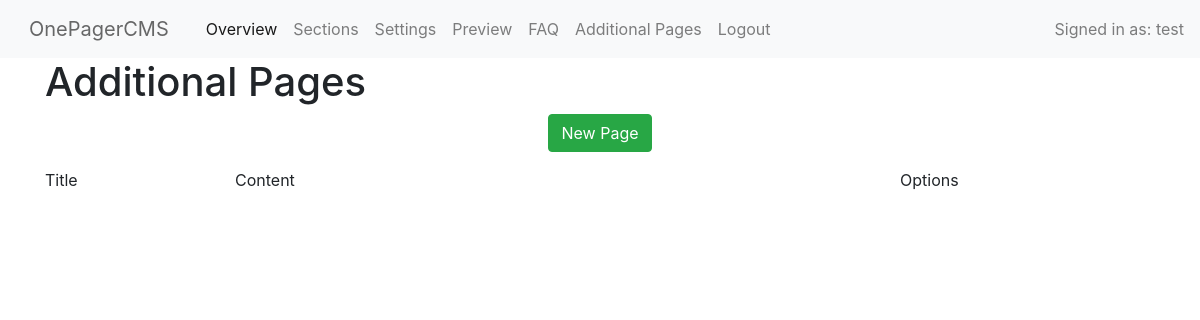
Before: /core/additionalPages.php (signed in) with the older database file.
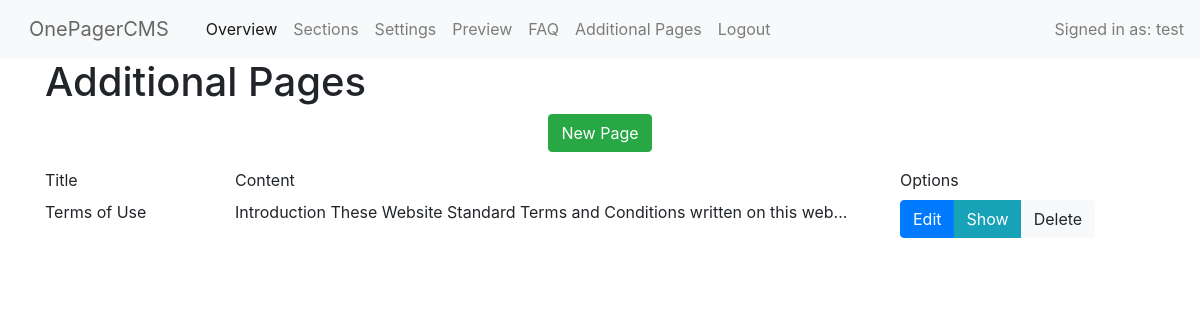
After: the same page with the newer database file.
### tables this page shows
CREATE TABLE additionalPages
(
    id int PRIMARY KEY,
    title VARCHAR(40),
    content TEXT,
    showInFooter boolean
);

### database/connect.php (called while the page is built, shortened)
<?php
$datenbank = "../database/SQLiteDatabase.db";
?>

### database/SQLAdditionalPagesActions.php (called while the page is built, shortened)
<?php
class SQLAdditionalPagesActions
{
    public function getAllAdditionalPages()
    {
        include '../database/connect.php';
        try {
            $pages = $db->prepare('select * from additionalPages ORDER BY title');
            $pages->execute();
            $all = $pages->fetchAll();
            return $all;
        } catch (Exception $exception) {
            echo 'Something went wrong: ' . $exception->getMessage();
        }
    }
}

### core/additionalPages.php (the view)
<!DOCTYPE html>
<html>
<?php require_once "../core/inc/head.php";
include_once "../database/SQLAdditionalPagesActions.php";
$pagesActions = new SQLAdditionalPagesActions();
$allPages = $pagesActions->getAllAdditionalPages();
?>
<body>
<?php
include_once "../core/inc/header.php" ?>
<div class="container">
    <h1>Additional Pages</h1>
    <div class="row mb-3">
        <div class="col text-center">
            <a class="btn btn-success" href="../misc/additionalpage.php?action=New" role="button">New Page</a>
        </div>
    </div>
    <div class="row">
        <div class="col-2">
            <label>Title</label>
        </div>
        <div class="col">
            <label>Content</label>
        </div>
        <div class="col-3">
            <label>Options</label>
        </div>
    </div>
    <?php
    for ($i = 0; sizeof($allPages) > $i; $i++) {
        echo '
  <div class="row">
    <div class="col-2">
    ' . $allPages[$i][1] . '
    </div>
    <div class="col">
      ' . mb_strimwidth(strip_tags($allPages[$i][2]), 0, 80, '...') . '
    </div>
    <div class="col-3">
<div class="btn-group">
      <a href="../misc/additionalpage.php?id=' . $allPages[$i][0] . '&action=Edit" class="btn btn-primary" role="button">Edit</a>
            <a href="../pages/additionalpage.php?id=' . $allPages[$i][0] . '" class="btn btn-info" role="button">Show</a>
      <a href="../misc/additionalpage.php?id=' . $allPages[$i][0] . '&action=Delete" class="btn btn-light" role="button">Delete</a>
</div>
    </div>
  </div>
    ';
    } ?>
</div>
</body>
</html>

### core/inc/head.php (shortened to what this page needs)
<?php
echo '
<head>
    <title>OP-CMS</title>
    <meta name="viewport" content="width=device-width, initial-scale=1.0">
    <meta charset="utf-8">
    <link rel="stylesheet" href="https://stackpath.bootstrapcdn.com/bootstrap/4.3.1/css/bootstrap.min.css">
    <link rel="stylesheet" href="https://use.fontawesome.com/releases/v5.8.2/css/all.css">
</head>
    <script src="https://code.jquery.com/jquery-3.3.1.slim.min.js"></script>
    <script src="https://cdnjs.cloudflare.com/ajax/libs/popper.js/1.14.7/umd/popper.min.js"></script>
    <script src="https://stackpath.bootstrapcdn.com/bootstrap/4.3.1/js/bootstrap.min.js"></script>
<script>$(function () {
  $(\'[data-toggle="tooltip"]\').tooltip()
})</script>
';
?>

### core/inc/header.php (shortened to what this page needs)
<?php
if (!isset($_SESSION['profile'])) {
    die('Please <a href="../pages/opcms-login.php">sign in</a> first.');
} else {
    $userid = $_SESSION["profile"];
}
echo '
<nav class="navbar navbar-expand-lg navbar-light bg-light">
    <a class="navbar-brand btn disabled" href="#">OnePagerCMS</a>
    <button class="navbar-toggler" type="button" data-toggle="collapse" data-target="#navbarNav"
            aria-controls="navbarNav" aria-expanded="false" aria-label="Toggle navigation">
        <span class="navbar-toggler-icon"></span>
    </button>
    <div class="collapse navbar-collapse" id="navbarNav">
        <ul class="navbar-nav mr-auto">
            <li class="nav-item active">
                <a class="nav-link" href="../core/home.php">Overview<span class="sr-only">(current)</span></a>
            </li>
            <li class="nav-item">
                <a class="nav-link" href="../core/sections.php">Sections</a>
            </li>
            <li class="nav-item">
                <a class="nav-link" href="../core/settings.php">Settings</a>
            </li>
            <li class="nav-item">
                <a class="nav-link" href="../core/preview.php">Preview</a>
            </li>
            <li class="nav-item">
                <a class="nav-link" href="../core/faq.php">FAQ</a>
            </li>
            <li class="nav-item">
                <a class="nav-link" href="../core/additionalPages.php">Additional Pages</a>
            </li>
            <li class="nav-item">
                <a class="nav-link" href="../core/logout.php">Logout</a>
            </li>
        </ul>
            <span class="navbar-text">
        Signed in as: ' . $userid . '
    </span>
    </div>
</nav>
';
?>

Changed rows visible on the page:
added additionalpages: title "Terms of Use", content "Introduction These Website Standard Terms and Conditions written on this web..."
